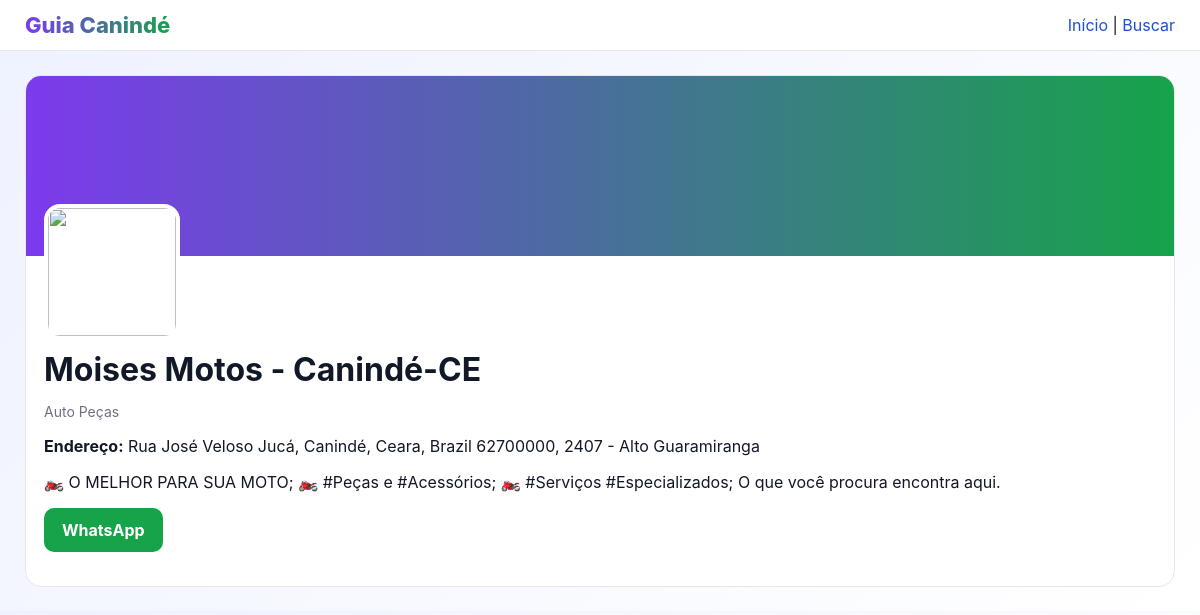
The app's page /empresas/b3e1f18a-c1c0-49db-85ee-13030bea1c12 with its own data.
### tables this page shows
CREATE TABLE IF NOT EXISTS companies (
  id CHAR(36) PRIMARY KEY,
  name VARCHAR(191) NOT NULL,
  whatsapp VARCHAR(32) NOT NULL,
  address VARCHAR(255) NOT NULL,
  logo TEXT NULL,
  instagram VARCHAR(191) NULL,
  approved TINYINT(1) NOT NULL DEFAULT 1,
  facebook VARCHAR(255) NULL,
  youtube VARCHAR(255) NULL,
  website VARCHAR(255) NULL,
  categoryId CHAR(36) NOT NULL,
  email VARCHAR(191) NULL,
  password VARCHAR(255) NULL,
  planId CHAR(36) NULL,
  description VARCHAR(300) NULL,
  createdAt DATETIME NOT NULL DEFAULT CURRENT_TIMESTAMP,
  updatedAt DATETIME NOT NULL DEFAULT CURRENT_TIMESTAMP ON UPDATE CURRENT_TIMESTAMP,
  INDEX idx_companies_category (categoryId),
  INDEX idx_companies_approved (approved),
  CONSTRAINT fk_companies_category FOREIGN KEY (categoryId) REFERENCES categories(id) ON DELETE RESTRICT ON UPDATE CASCADE
);

CREATE TABLE IF NOT EXISTS categories (
  id CHAR(36) PRIMARY KEY,
  name VARCHAR(191) NOT NULL UNIQUE,
  description TEXT NULL,
  createdAt DATETIME NOT NULL DEFAULT CURRENT_TIMESTAMP,
  updatedAt DATETIME NOT NULL DEFAULT CURRENT_TIMESTAMP ON UPDATE CURRENT_TIMESTAMP
);

### src/helpers/env.php (called while the page is built, shortened)
<?php
function env_get(string $key, ?string $default = null): ?string
{
    $value = $_ENV[$key] ?? getenv($key);
    if ($value === false || $value === null || $value === '') {
        return $default;
    }
    return (string)$value;
}

### public/index.php (the view, shortened to what this page needs)
<?php
require_once __DIR__ . '/src/helpers/env.php';
function db(): PDO {
    $pdo = Database::connection();
    return $pdo;
}
function h(string $value): string {
    return htmlspecialchars($value, ENT_QUOTES | ENT_SUBSTITUTE, 'UTF-8');
}
function page_shell(string $title, string $body): void {
    echo '<!doctype html><html lang="pt-BR"><head><meta charset="utf-8"><meta name="viewport" content="width=device-width,initial-scale=1"><title>' . h($title) . '</title><style>
    body{font-family:Inter,Arial,sans-serif;background:linear-gradient(135deg,#eef2ff,#fff);margin:0;color:#111827}
    .wrap{max-width:1150px;margin:0 auto;padding:24px}
    .top{background:#fff;border-bottom:1px solid #e5e7eb;position:sticky;top:0;z-index:30}
    .nav{display:flex;gap:14px;align-items:center;justify-content:space-between;padding:12px 20px;max-width:1150px;margin:0 auto}
    .brand{font-weight:800;font-size:22px;background:linear-gradient(90deg,#7c3aed,#16a34a);-webkit-background-clip:text;background-clip:text;color:transparent}
    .hero{display:grid;grid-template-columns:1.2fr 1fr;gap:28px;align-items:center;margin-top:18px}
    .hero h1{font-size:46px;line-height:1.05;margin:0 0 10px;background:linear-gradient(90deg,#7c3aed,#16a34a);-webkit-background-clip:text;background-clip:text;color:transparent}
    .hero p{font-size:20px;color:#4b5563}
    .hero-actions{display:flex;gap:12px;flex-wrap:wrap}
    .btn{display:inline-flex;align-items:center;gap:8px;padding:13px 16px;border-radius:12px;color:#fff;font-weight:700;text-decoration:none}
    .btn1{background:linear-gradient(90deg,#7c3aed,#6d28d9)} .btn2{background:linear-gradient(90deg,#16a34a,#15803d)}
    .hero-logo{background:#fff;border:1px solid #e5e7eb;border-radius:18px;padding:14px;box-shadow:0 12px 30px rgba(0,0,0,.08)}
    .hero-logo img{width:100%;height:270px;object-fit:contain}
    .section-title{font-size:28px;margin:28px 0 12px}
    .grid{display:grid;grid-template-columns:repeat(auto-fill,minmax(240px,1fr));gap:14px}
    .card{background:#fff;border:1px solid #e5e7eb;border-radius:14px;padding:14px;box-shadow:0 3px 8px rgba(0,0,0,.04)}
    .muted{color:#6b7280;font-size:14px}
    .search{display:flex;gap:8px;margin:14px 0}
    input{padding:11px 12px;border:1px solid #d1d5db;border-radius:10px;flex:1}
    button{padding:10px 14px;border:0;border-radius:10px;background:#16a34a;color:#fff;cursor:pointer}
    a{text-decoration:none;color:#1d4ed8}
    .company-head{background:#fff;border:1px solid #e5e7eb;border-radius:16px;overflow:hidden}
    .company-banner{height:180px;background:linear-gradient(90deg,#7c3aed,#16a34a)}
    .company-main{padding:18px}
    .logo-xl{width:128px;height:128px;border-radius:16px;object-fit:cover;border:4px solid #fff;margin-top:-70px;background:#fff}
    .wa{display:inline-block;padding:12px 18px;border-radius:10px;background:#16a34a;color:#fff;font-weight:700}
    @media (max-width:900px){.hero{grid-template-columns:1fr}.hero h1{font-size:34px}}
    </style></head><body><div class="top"><div class="nav"><div class="brand">Guia Canindé</div><div><a href="/">Início</a> | <a href="/buscar">Buscar</a></div></div></div><div class="wrap">' . $body . '</div></body></html>';
    exit;
}
$uri = parse_url($_SERVER['REQUEST_URI'], PHP_URL_PATH) ?: '/';
$base = rtrim((string)env_get('APP_BASE_PATH', ''), '/');
$path = ($base !== '' && str_starts_with($uri, $base)) ? substr($uri, strlen($base)) : $uri;
$path = $path === '' ? '/' : $path;
$method = $_SERVER['REQUEST_METHOD'];
if ($method === 'GET' && preg_match('#^/categorias/([a-f0-9\-]+)$#i', $path, $m)) {
    $pdo = db();
    $catStmt = $pdo->prepare('SELECT id,name FROM categories WHERE id = :id');
    $catStmt->execute([':id' => $m[1]]);
    $cat = $catStmt->fetch();
    if (!$cat) page_shell('Categoria', '<h1>Categoria não encontrada</h1>');
    $stmt = $pdo->prepare('SELECT id,name,address FROM companies WHERE approved = 1 AND categoryId = :id ORDER BY name');
    $stmt->execute([':id' => $m[1]]);
    $rows = $stmt->fetchAll();
    $body = '<h1>Categoria: ' . h((string)$cat['name']) . '</h1><div class="grid">';
    foreach ($rows as $r) $body .= '<div class="card"><a href="/empresas/' . h((string)$r['id']) . '">' . h((string)$r['name']) . '</a><div class="muted">' . h((string)($r['address'] ?? '')) . '</div></div>';
    $body .= '</div>';
    page_shell((string)$cat['name'], $body);
}
if ($method === 'GET' && preg_match('#^/empresas/(.+)$#i', $path, $m)) {
    $raw = (string)$m[1];
    $id = preg_match('/([a-f0-9]{8}-[a-f0-9\\-]{27})$/i', $raw, $mm) ? $mm[1] : $raw;
    $pdo = db();
    $stmt = $pdo->prepare('SELECT c.*, cat.name as category_name FROM companies c LEFT JOIN categories cat ON cat.id = c.categoryId WHERE c.id = :id LIMIT 1');
    $stmt->execute([':id' => $id]);
    $r = $stmt->fetch();
    $wa = preg_replace('/\D+/', '', (string)($r['whatsapp'] ?? ''));
    $waLink = $wa !== '' ? 'https://wa.me/55' . $wa : '#';
    $logo = !empty($r['logo']) ? h((string)$r['logo']) : '/ICONETESTE.png';
    $body = '<div class="company-head"><div class="company-banner"></div><div class="company-main"><img class="logo-xl" src="' . $logo . '" onerror="this.src=\'/ICONETESTE.png\'"><h1 style="margin:10px 0 0">' . h((string)$r['name']) . '</h1><p class="muted">' . h((string)($r['category_name'] ?? '')) . '</p><p><strong>Endereço:</strong> ' . h((string)($r['address'] ?? '')) . '</p><p>' . h((string)($r['description'] ?? '')) . '</p>';
    if ($wa !== '') $body .= '<p><a class="wa" href="' . h($waLink) . '" target="_blank">WhatsApp</a></p>';
    $body .= '</div></div>';
    page_shell((string)$r['name'], $body);
}

### public/index.php (style rules this page uses)
body { font-family:Inter,Arial,sans-serif;background:linear-gradient(135deg,#eef2ff,#fff);margin:0;color:#111827 }
.wrap { max-width:1150px;margin:0 auto;padding:24px }
.top { background:#fff;border-bottom:1px solid #e5e7eb;position:sticky;top:0;z-index:30 }
.nav { display:flex;gap:14px;align-items:center;justify-content:space-between;padding:12px 20px;max-width:1150px;margin:0 auto }
.brand { font-weight:800;font-size:22px;background:linear-gradient(90deg,#7c3aed,#16a34a);-webkit-background-clip:text;background-clip:text;color:transparent }
.muted { color:#6b7280;font-size:14px }
a { text-decoration:none;color:#1d4ed8 }
.company-head { background:#fff;border:1px solid #e5e7eb;border-radius:16px;overflow:hidden }
.company-banner { height:180px;background:linear-gradient(90deg,#7c3aed,#16a34a) }
.company-main { padding:18px }
.logo-xl { width:128px;height:128px;border-radius:16px;object-fit:cover;border:4px solid #fff;margin-top:-70px;background:#fff }
.wa { display:inline-block;padding:12px 18px;border-radius:10px;background:#16a34a;color:#fff;font-weight:700 }

### records on screen
companies: name "Moises Motos - Canindé-CE", categoryId.name "Auto Peças", address "Rua José Veloso Jucá, Canindé, Ceara, Brazil 62700000, 2407 - Alto Guaramiranga", description "🏍️ O MELHOR PARA SUA MOTO; 🏍️ #Peças e #Acessórios; 🏍️ #Serviços #Especializados; O que você procura encontra aqui."
